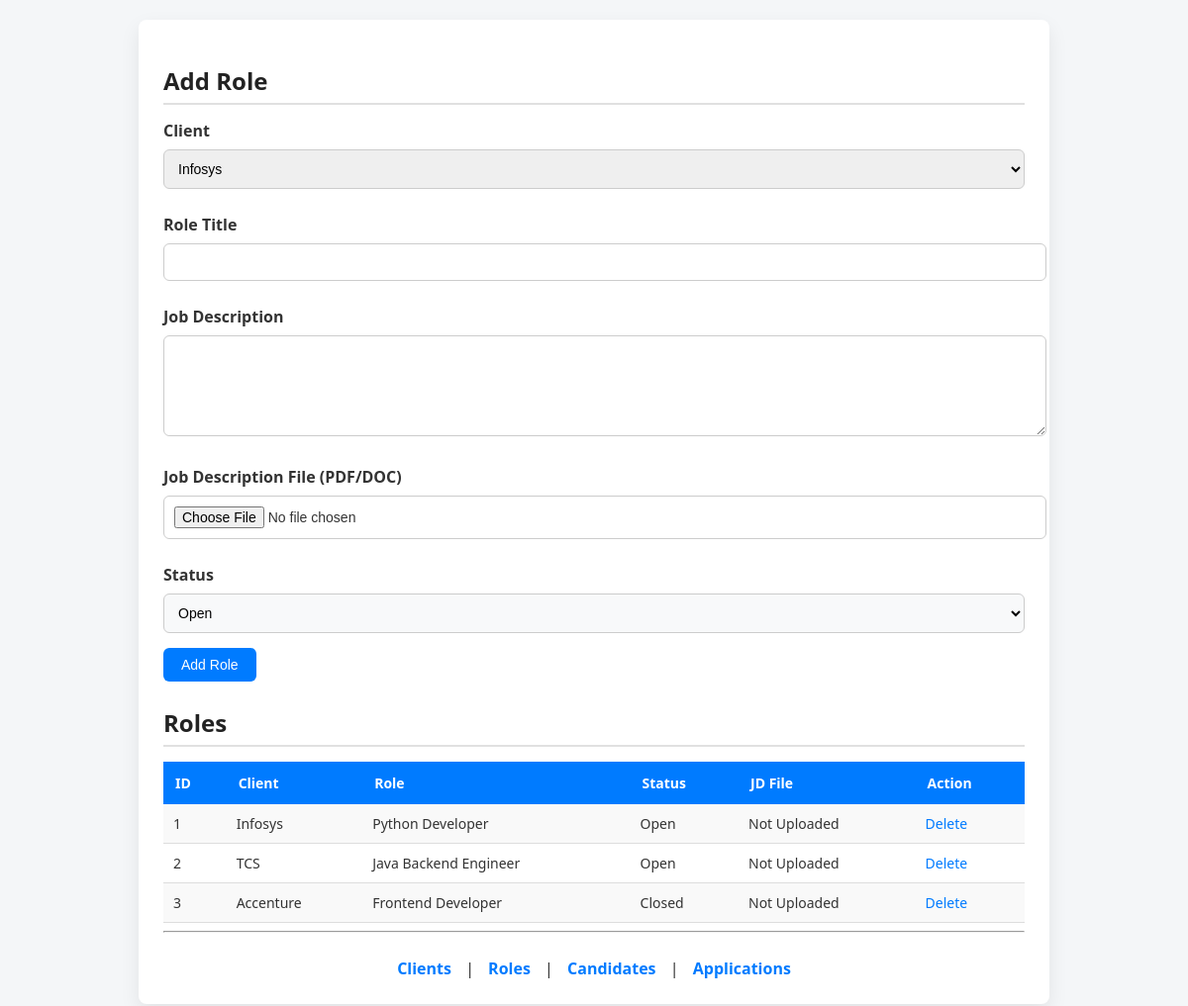
/roles, run on an earlier commit of the app's database.
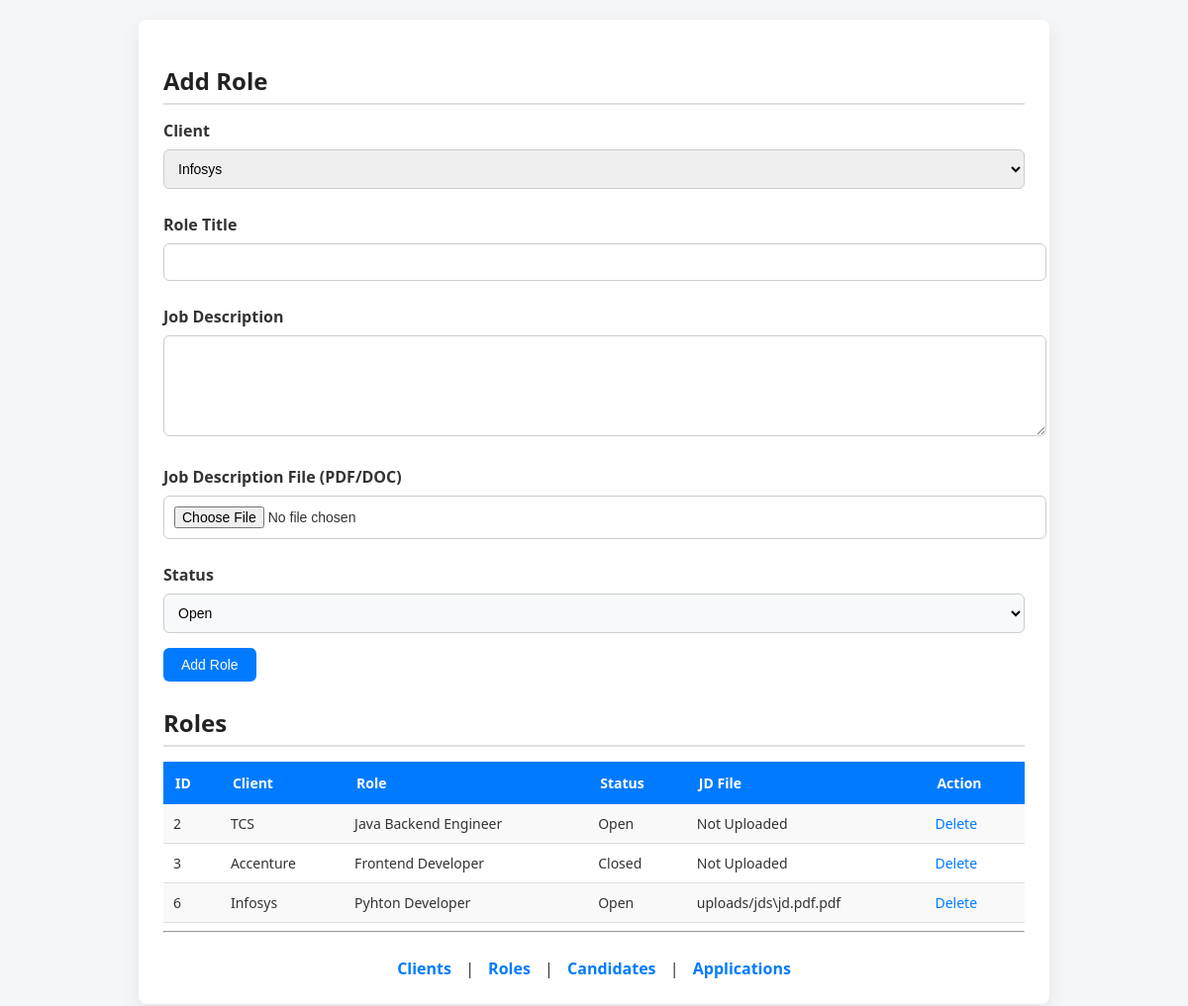
And on a later commit of the database.
### tables this page shows
CREATE TABLE Role (
    role_id INTEGER PRIMARY KEY AUTOINCREMENT,
    client_id INTEGER,
    title TEXT,
    jd_text TEXT,
    status TEXT, jd_file_path TEXT,
    FOREIGN KEY (client_id) REFERENCES Client(client_id)
);

CREATE TABLE Client (
    client_id INTEGER PRIMARY KEY AUTOINCREMENT,
    name TEXT NOT NULL
);

### app.py (the view, shortened to what this page needs)
@app.route("/roles", methods=["GET", "POST"])
def roles():
    db = get_db()
    cur = db.cursor()
    roles = cur.execute("""
        SELECT Role.role_id,
               Client.name,
               Role.title,
               Role.status,
               Role.jd_file_path
        FROM Role
        JOIN Client ON Role.client_id = Client.client_id
    """).fetchall()
    clients = cur.execute("SELECT * FROM Client").fetchall()
    db.close()
    return render_template("roles.html", roles=roles, clients=clients)

### app.py (called while the page is built)
def get_db():
    return sqlite3.connect("database.db")

### templates/roles.html (shortened to what this page needs)
<!doctype html>
<html>
  <head>
    <link
      rel="stylesheet"
      href="{{ url_for('static', filename='style.css') }}"
    />
  </head>
  <body>
    <div class="container">
      <h2>Add Role</h2>
      <form method="post" enctype="multipart/form-data">
        <label>Client</label>
        <select name="client_id">
          {% for c in clients %}
          <option value="{{ c[0] }}">{{ c[1] }}</option>
          {% endfor %}
        </select>
        <label>Role Title</label>
        <input type="text" name="title" required />
        <label>Job Description</label>
        <textarea name="jd_text"></textarea>
        <label>Job Description File (PDF/DOC)</label>
        <input type="file" name="jd_file" accept=".pdf,.doc,.docx" />
        <label>Status</label>
        <select name="status">
          <option>Open</option>
        </select>
        <button>Add Role</button>
      </form>
      <h2>Roles</h2>
      <table>
        <tr>
          <th>ID</th>
          <th>Client</th>
          <th>Role</th>
          <th>Status</th>
          <th>JD File</th>
          <th>Action</th>
        </tr>
        {% for r in roles %}
        <tr>
          <td>{{ r[0] }}</td>
          <td>{{ r[1] }}</td>
          <td>{{ r[2] }}</td>
          <td>{{ r[3] }}</td>
          <td>{% if r[4] %} {{ r[4] }} {% else %} Not Uploaded {% endif %}</td>
          <td>
            <a
              href="/delete_role/{{ r[0] }}"
              onclick="
                return confirm('Are you sure you want to delete this role?');
              "
            >
              Delete
            </a>
          </td>
        </tr>
        {% endfor %}
      </table>
      <hr />
      <div class="nav">
        <a href="/clients">Clients</a> | <a href="/roles">Roles</a> |
        <a href="/candidates">Candidates</a> |
        <a href="/applications">Applications</a>
      </div>
    </div>
  </body>
</html>

### static/style.css (style rules this page uses)
body { font-family: "Segoe UI", Arial, sans-serif; background-color: #f4f6f8; margin: 0; padding: 20px; color: #333; }
h2 { color: #222; margin-bottom: 15px; border-bottom: 2px solid #e0e0e0; padding-bottom: 6px; }
.container { background: #ffffff; padding: 25px; border-radius: 8px; width: 75%; margin: auto; box-shadow: 0 8px 20px rgba(0, 0, 0, 0.08); }
form { margin-bottom: 25px; }
label { font-weight: 600; margin-top: 10px; display: block; }
input, textarea, select { padding: 10px; width: 100%; margin: 8px 0 15px 0; border: 1px solid #ccc; border-radius: 6px; font-size: 14px; }
textarea { min-height: 80px; resize: vertical; }
button { background-color: #007bff; color: white; padding: 9px 18px; border: none; border-radius: 6px; font-size: 14px; cursor: pointer; transition: background-color 0.2s ease, transform 0.1s ease; }
table { width: 100%; border-collapse: collapse; margin-top: 10px; font-size: 14px; }
table th { background-color: #007bff; color: white; padding: 12px; text-align: left; }
table td { padding: 10px; border-bottom: 1px solid #ddd; }
table tr:nth-child(even) { background-color: #f9f9f9; }
a { color: #007bff; text-decoration: none; font-weight: 500; }
.nav { margin-top: 25px; text-align: center; }
.nav a { margin: 0 10px; font-weight: 600; }
select[name="status"] { background-color: #f8f9fa; cursor: pointer; }

What changed in the data, as far as the page shows it:
removed Role: role_id "1", name "Infosys", title "Python Developer", status "Open", shows "Not Uploaded"
added Role: role_id "6", name "Infosys", title "Pyhton Developer", status "Open", jd_file_path "uploads/jds\\jd.pdf.pdf"
